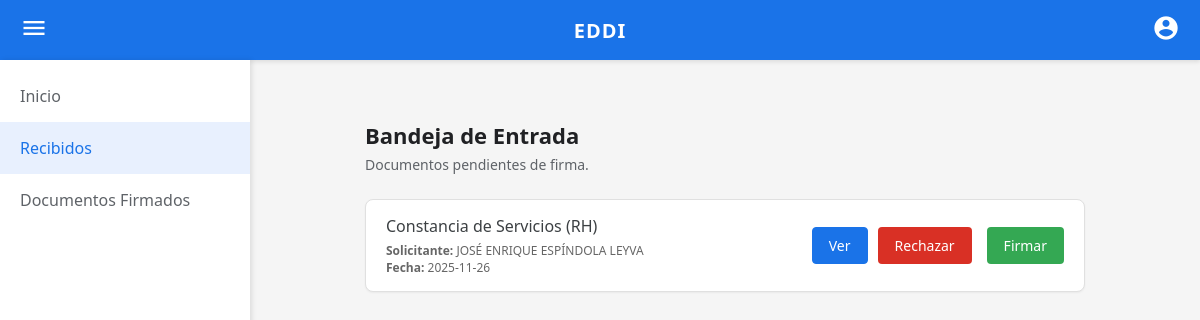
Before: /recibidos (signed in) with the older database file.
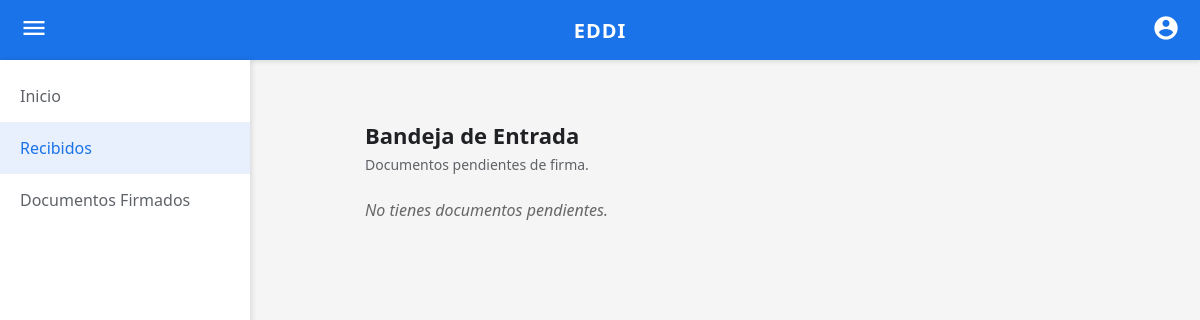
After: the same page with the newer database file.
### tables this page shows
CREATE TABLE SolicitudesDocumentos (
    id_solicitud INTEGER PRIMARY KEY AUTOINCREMENT,
    id_docente_solicitante INTEGER NOT NULL,
    id_usuario_destinatario INTEGER NOT NULL,
    tipo_documento TEXT NOT NULL,
    estado TEXT DEFAULT 'Pendiente', 
    fecha_solicitud TEXT DEFAULT (date('now')),
    fecha_firma TEXT,
    motivo_rechazo TEXT,
    FOREIGN KEY (id_docente_solicitante) REFERENCES Docentes(id_docente),
    FOREIGN KEY (id_usuario_destinatario) REFERENCES Usuarios(id_usuario)
);

CREATE TABLE Docentes (
    id_docente INTEGER PRIMARY KEY,
    nombre TEXT NOT NULL,
    apellidos TEXT NOT NULL,
    fecha_ingreso TEXT,
    id_departamento INTEGER NOT NULL,
    registro_cvu TEXT NULL UNIQUE,
    id_plaza INTEGER NOT NULL,
    id_institucion INTEGER NOT NULL,
    rfc TEXT UNIQUE,
    curp TEXT UNIQUE,
    sueldo_bruto DECIMAL(10,2),
    sueldo_letra TEXT,
    horario TEXT,
    estatus TEXT,
    FOREIGN KEY (id_departamento) REFERENCES Departamentos(id_departamento),
    FOREIGN KEY (id_plaza) REFERENCES Plazas(id_plaza),
    FOREIGN KEY (id_institucion) REFERENCES Instituciones(id_institucion)
);

### app.py (the view)
@app.route('/recibidos')
def recibidos():
    if 'user_id' not in session or session.get('rol') != 'jefe':
        return redirect(url_for('dashboard'))
    destinatario_id = session['user_id']
    conn = get_db_connection()
    cursor = conn.cursor()
    query = """
        SELECT s.*, d.nombre, d.apellidos
        FROM SolicitudesDocumentos s
        JOIN Docentes d ON s.id_docente_solicitante = d.id_docente
        WHERE s.id_usuario_destinatario = ? AND s.estado LIKE 'Pendiente%'
    """
    cursor.execute(query, (destinatario_id,))
    solicitudes = cursor.fetchall()
    conn.close()
    datos_jefe = obtener_datos_docente_completo(destinatario_id)
    return render_template('recibidos.html', docente=datos_jefe, solicitudes=solicitudes)

### app.py (called while the page is built)
def get_db_connection():
    base_dir = os.path.abspath(os.path.dirname(__file__))
    db_path = os.path.join(base_dir, 'EDDI.db')
    conn = sqlite3.connect(db_path)
    conn.row_factory = sqlite3.Row
    return conn

def obtener_datos_docente_completo(user_id):
    conn = get_db_connection()
    cursor = conn.cursor()
    query = """
        SELECT d.*, i.nombre_institucion, p.nombre_plaza, p.clave_presupuestal, dept.nombre AS departamento
        FROM Docentes d
        JOIN Instituciones i ON d.id_institucion = i.id_institucion
        JOIN Plazas p ON d.id_plaza = p.id_plaza
        JOIN Departamentos dept ON d.id_departamento = dept.id_departamento
        WHERE d.id_docente = ?
    """
    cursor.execute(query, (user_id,))
    datos = cursor.fetchone()
    conn.close()
    return datos

### templates/recibidos.html (shortened to what this page needs)
<!DOCTYPE html>
<html lang="es">
<head>
    <link rel="stylesheet" href="{{ url_for('static', filename='dashboard.css') }}">
</head>
<body>
    <header class="main-header">
        <div class="icon-container" id="menu-toggle-btn">
            <span class="material-icons">menu</span>
        </div>
        <div class="logo-text">EDDI</div>
        <div class="icon-container">
            <span class="material-icons">account_circle</span>
        </div>
    </header>
    <div id="sidebar" class="sidebar show">
        <a href="{{ url_for('dashboard') }}" class="sidebar-link">Inicio</a>
        <a href="{{ url_for('recibidos') }}" class="sidebar-link active">Recibidos</a>
        <a href="{{ url_for('documentos_firmados') }}" class="sidebar-link">Documentos Firmados</a>
    </div>
    <main class="main-content-fixed">
        <div class="docs-container">
            <h2>Bandeja de Entrada</h2>
            <p class="subtitle">Documentos pendientes de firma.</p>
            <div class="docs-list">
                {% if solicitudes %}
                    {% for sol in solicitudes %}
                    <div class="doc-item">
                        <div style="display:flex; flex-direction:column;">
                            <span class="doc-name">
                                {% if sol.tipo_documento == 'constancia_rh' %}Constancia de Servicios (RH){% endif %}
                            </span>
                            <span style="font-size: 12px; color: #666; margin-top: 5px;">
                                <b>Solicitante:</b> {{ sol.nombre }} {{ sol.apellidos }} <br>
                                <b>Fecha:</b> {{ sol.fecha_solicitud }}
                            </span>
                        </div>
                        <div class="doc-buttons">
                            <a href="{{ url_for('ver_documento', tipo=sol.tipo_documento, id_solicitud=sol.id_solicitud, v=sol.id_solicitud) }}" target="_blank" class="btn-preview">
                                Ver
                            </a>
                            <button class="btn-download" style="background-color: #d93025; color: white; margin-right: 5px;" onclick="abrirModalRechazo('{{ sol.id_solicitud }}')">
                                Rechazar
                            </button>
                            <button class="btn-download" style="background-color: #34a853; color: white;" onclick="abrirModalFirma('{{ sol.id_solicitud }}')">
                                Firmar
                            </button>
                        </div>
                    </div>
                    {% endfor %}
                {% else %}
                    <div class="docs-list-placeholder">
                        <p style="color: #666; font-style: italic;">No tienes documentos pendientes.</p>
                    </div>
                {% endif %}
            </div>
        </div>
    </main>
</body>
</html>

Changed rows visible on the page:
no longer on this page (row edited): SolicitudesDocumentos: tipo_documento "Constancia de Servicios (RH)", nombre "JOSÉ ENRIQUE", apellidos "ESPÍNDOLA LEYVA", fecha_solicitud "2025-11-26"
Other visible differences:
text now shown: "No tienes documentos pendientes."
